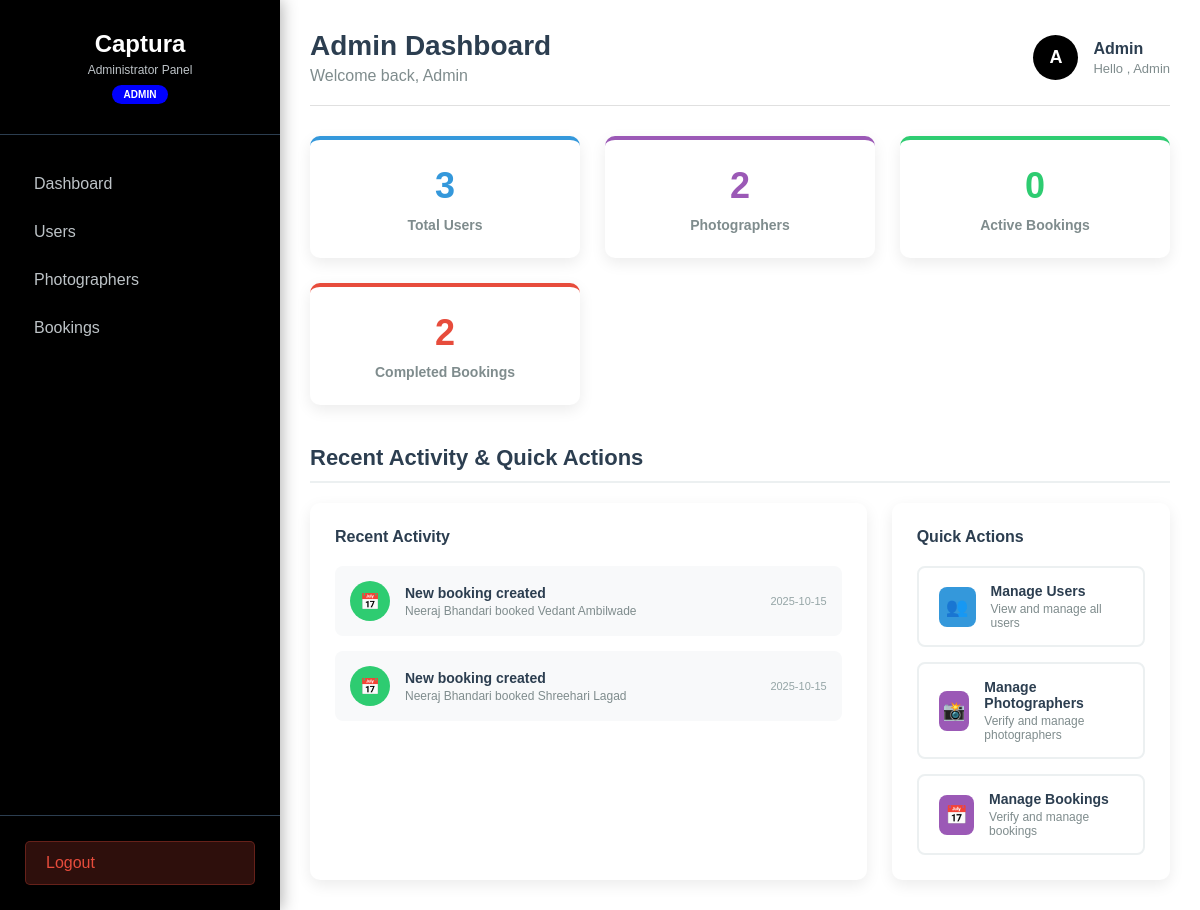
Page /admin/home.php on the committed database.
### tables this page shows
CREATE TABLE `orders` (
  `Id` int(11) NOT NULL,
  `user_name` varchar(50) NOT NULL,
  `photo_name` varchar(50) NOT NULL,
  `from_date` date NOT NULL,
  `to_date` date NOT NULL,
  `book_date` date NOT NULL,
  `status` text NOT NULL
);

### admin/home.php (the view, shortened to what this page needs)
<?php
include "../include/db.php";
$sql = "SELECT * FROM users";
$result = $conn->query($sql);
$users = $result->num_rows;
$sqlp = "SELECT * FROM users WHERE `Role` = 'photographer';";
$result1 = $conn->query($sqlp);
$photgraphers = $result1->num_rows;
$sqla = "SELECT * FROM orders WHERE `status` = 'pending'";
$result2 = $conn->query($sqla);
$pending_order = $result2->num_rows;
$sqlc = "SELECT * FROM orders WHERE `status` = 'completed'";
$result3 = $conn->query($sqlc);
$completed_order = $result3->num_rows;
?>
<!DOCTYPE html>
<html lang="en">
<head>
    <link rel="stylesheet" href="../assets//css//admin.css">
</head>
<body style="display: flex;">
    <?php include "admin-sidebar.php"; ?>
    <div class="admin-main-content">
        <div class="admin-header">
            <div class="admin-welcome">
                <h2>Admin Dashboard</h2>
                <p>Welcome back, Admin</p>
            </div>
            <div class="admin-user-info">
                <div class="admin-user-avatar">A</div>
                <div class="admin-user-details">
                    <h4>Admin</h4>
                    <p>Hello  , Admin</p>
                </div>
            </div>
        </div>
        <div class="admin-stats-grid">
            <div class="admin-stat-card stat-card-users">
                <div class="admin-stat-number stat-number-users"><?php echo $users; ?></div>
                <div class="admin-stat-label">Total Users</div>
            </div>
            <div class="admin-stat-card stat-card-photographers">
                <div class="admin-stat-number stat-number-photographers"><?php echo $photgraphers; ?></div>
                <div class="admin-stat-label">Photographers</div>
            </div>
            <div class="admin-stat-card stat-card-bookings">
                <div class="admin-stat-number stat-number-bookings"><?php echo $pending_order; ?></div>
                <div class="admin-stat-label">Active Bookings</div>
            </div>
            <div class="admin-stat-card stat-card-revenue">
                <div class="admin-stat-number stat-number-revenue"><?php echo $completed_order; ?></div>
                <div class="admin-stat-label">Completed Bookings</div>
            </div>
        </div>
        <h3 class="admin-section-title">Recent Activity & Quick Actions</h3>
        <div class="admin-activity-grid">
            <div class="admin-activity-card">
                <h4 style="color: #2c3e50; margin-bottom: 20px;">Recent Activity</h4>
                <div class="activity-list">
                    <?php
                    $query = "SELECT * FROM orders ORDER BY book_date desc";
                    $answer = $conn->query($query);
                    if($answer->num_rows > 0){
                        while($data = $answer->fetch_assoc()){
                            echo "<div class='activity-item'>
                                    <div class='activity-icon icon-booking'>📅</div>
                                    <div class='activity-content'>
                                        <h4>New booking created</h4>
                                        <p>".$data["user_name"]." booked ".$data["photo_name"]."</p>
                                    </div>
                                    <div class='activity-time'>".$data["book_date"]."</div>
                                </div>";
                        }
                    }
                    ?>
                </div>
            </div>
            <div class="admin-activity-card">
                <h4 style="color: #2c3e50; margin-bottom: 20px;">Quick Actions</h4>
                <div class="quick-actions">
                    <a href="display-user.php" class="quick-action-btn">
                        <div class="action-icon action-manage-users">👥</div>
                        <div class="action-text">
                            <h4>Manage Users</h4>
                            <p>View and manage all users</p>
                        </div>
                    </a>
                    <a href="display-photographer.php" class="quick-action-btn">
                        <div class="action-icon action-manage-photographers">📸</div>
                        <div class="action-text">
                            <h4>Manage Photographers</h4>
                            <p>Verify and manage photographers</p>
                        </div>
                    </a>
                    <a href="display-booking.php" class="quick-action-btn">
                        <div class="action-icon action-manage-photographers">📅</div>
                        <div class="action-text">
                            <h4>Manage Bookings</h4>
                            <p>Verify and manage bookings</p>
                        </div>
                    </a>
                </div>
            </div>
        </div>
    </div>
</body>
</html>

### assets/css/admin.css (style rules this page uses)
* { margin: 0; padding: 0; box-sizing: border-box; }
body { font-family: Arial, Helvetica, sans-serif; }
.admin-main-content { flex: 1; padding: 30px; overflow-y: auto; }
.admin-header { display: flex; justify-content: space-between; align-items: center; margin-bottom: 30px; padding-bottom: 20px; border-bottom: 1px solid #e0e0e0; }
.admin-welcome h2 { color: #2c3e50; font-size: 28px; margin-bottom: 5px; }
.admin-welcome p { color: #7f8c8d; }
.admin-user-info { display: flex; align-items: center; gap: 15px; }
.admin-user-avatar { width: 45px; height: 45px; border-radius: 50%; background: black; display: flex; align-items: center; justify-content: center; color: white; font-weight: bold; font-size: 18px; }
.admin-user-details h4 { color: #2c3e50; margin-bottom: 3px; }
.admin-user-details p { color: #7f8c8d; font-size: 13px; }
.admin-stats-grid { display: grid; grid-template-columns: repeat(auto-fit, minmax(220px, 1fr)); gap: 25px; margin-bottom: 40px; }
.admin-stat-card { background: white; padding: 25px; border-radius: 10px; box-shadow: 0 5px 15px rgba(0, 0, 0, 0.08); text-align: center; border-top: 4px solid; transition: transform 0.3s; }
.stat-card-users { border-top-color: #3498db; }
.stat-card-photographers { border-top-color: #9b59b6; }
.stat-card-bookings { border-top-color: #2ecc71; }
.stat-card-revenue { border-top-color: #e74c3c; }
.admin-stat-number { font-size: 36px; font-weight: 700; margin-bottom: 10px; }
.stat-number-users { color: #3498db; }
.stat-number-photographers { color: #9b59b6; }
.stat-number-bookings { color: #2ecc71; }
.stat-number-revenue { color: #e74c3c; }
.admin-stat-label { color: #7f8c8d; font-size: 14px; font-weight: 600; }
.admin-section-title { color: #2c3e50; font-size: 22px; margin: 30px 0 20px 0; padding-bottom: 10px; border-bottom: 2px solid #ecf0f1; }
.admin-activity-grid { display: grid; grid-template-columns: 2fr 1fr; gap: 25px; }
.admin-activity-card { background: white; border-radius: 10px; padding: 25px; box-shadow: 0 5px 15px rgba(0, 0, 0, 0.08); }
.activity-list { display: flex; flex-direction: column; gap: 15px; }
.activity-item { display: flex; align-items: center; gap: 15px; padding: 15px; background: #f8f9fa; border-radius: 8px; transition: background 0.3s; }
.activity-icon { width: 40px; height: 40px; border-radius: 50%; display: flex; align-items: center; justify-content: center; color: white; font-size: 16px; }
.icon-booking { background: #2ecc71; }
.activity-content h4 { color: #2c3e50; margin-bottom: 3px; font-size: 14px; }
.activity-content p { color: #7f8c8d; font-size: 12px; }
.activity-time { color: #95a5a6; font-size: 11px; margin-left: auto; }
.quick-actions { display: grid; grid-template-columns: 1fr; gap: 15px; }
.quick-action-btn { display: flex; align-items: center; gap: 15px; padding: 15px 20px; background: white; border: 2px solid #ecf0f1; border-radius: 8px; text-decoration: none; color: #2c3e50; transition: all 0.3s; }
.action-icon { width: 40px; height: 40px; border-radius: 8px; display: flex; align-items: center; justify-content: center; color: white; font-size: 18px; }
.action-manage-users { background: #3498db; }
.action-manage-photographers { background: #9b59b6; }
.action-text h4 { margin-bottom: 3px; font-size: 14px; }
.action-text p { color: #7f8c8d; font-size: 12px; }

### rows in the picture
orders: user_name "Neeraj Bhandari", photo_name "Vedant Ambilwade", book_date "2025-10-15"
orders: user_name "Neeraj Bhandari", photo_name "Shreehari Lagad", book_date "2025-10-15"

### other values in the picture
$users "3"
$photgraphers "2"
$pending_order "0"
$completed_order "2"
